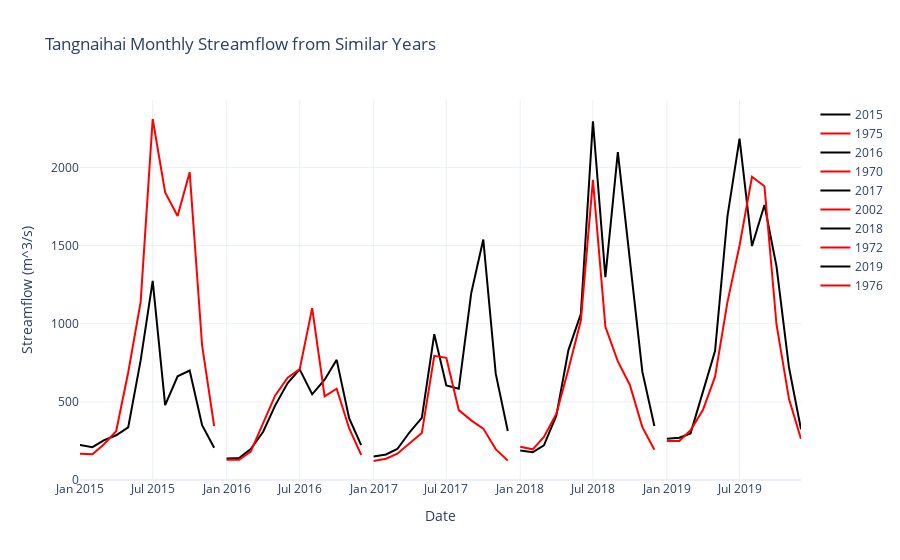
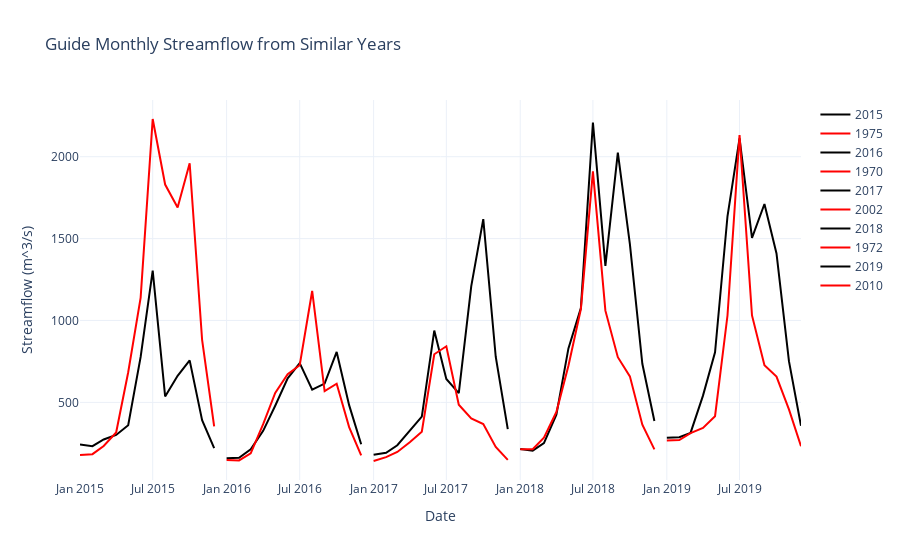
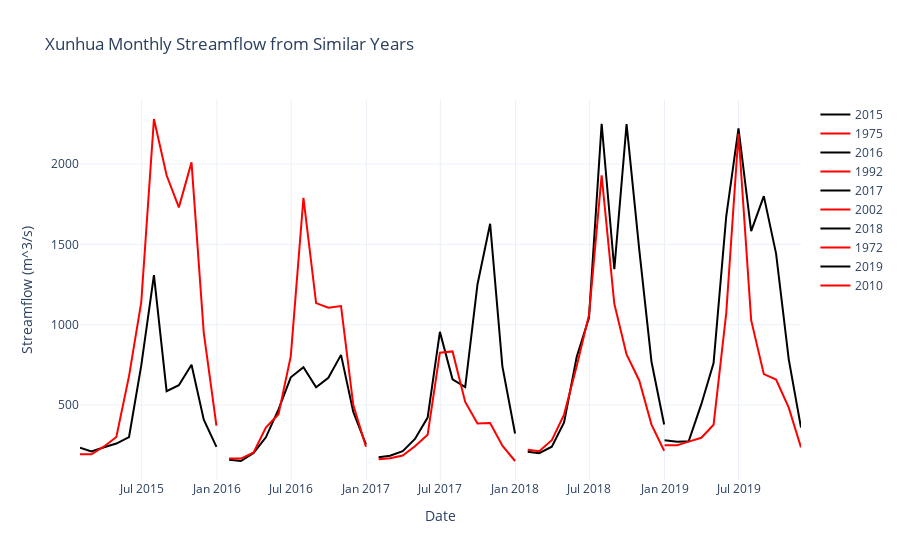

Here is the notebook cell these charts were saved with, in order:
### Markdown cell above
3. Get hydrological similarity years using historical monthly streamflow

### Code cell
forecast_years = np.arange(2015,2020)
for hydro_station in hydro_stations:
    df = pd.read_csv(f'../data/{hydro_station.lower()}_natural_monthly_flow.csv',parse_dates=['date'],index_col=['date'])
    df = df.loc['1969-01-01':,:]
    sim_years_df = pd.DataFrame(index=forecast_years,columns=['SimYear'])
    sim_years_df.index.name = 'PredYear'
    for forecast_year in forecast_years:
        target_year_flow = df.loc[f'{forecast_year-1}-01-01':f'{forecast_year-1}-12-31','flow(m^3/s)']
        ref_flow = df.loc[:f'{forecast_year-2}-12-31','flow(m^3/s)']
        sim_df,sim_year_dict= ComputeSimilarity(target_year_flow,ref_flow)
        sim_years_df.loc[forecast_year,'SimYear'] = sim_year_dict['Similarity Score']+1
    sim_years_df.to_csv(f'../result/SimilarityYears/{hydro_station.lower()}_hydrological_similiarity_year.csv')
    fig = go.Figure()
    for forecast_year in forecast_years:
        sim_year = sim_years_df.loc[forecast_year,'SimYear']
        obs_flow = df.loc[f'{forecast_year}-01-01':f'{forecast_year}-12-31','flow(m^3/s)']
        sim_year_flow = df.loc[f'{sim_year}-01-01':f'{sim_year}-12-31','flow(m^3/s)']
        sim_year_flow.index = obs_flow.index
        fig.add_trace(go.Scatter(x=obs_flow.index,y=obs_flow,mode='lines',name=f'{forecast_year}',line=dict(color='black')))
        fig.add_trace(go.Scatter(x=sim_year_flow.index,y=sim_year_flow,mode='lines',name=f'{sim_year}',line=dict(color='red')))
    fig.update_layout(title=f'{hydro_station} Monthly Streamflow from Similar Years',xaxis_title='Date',yaxis_title='Streamflow (m^3/s)')
    fig.show()
